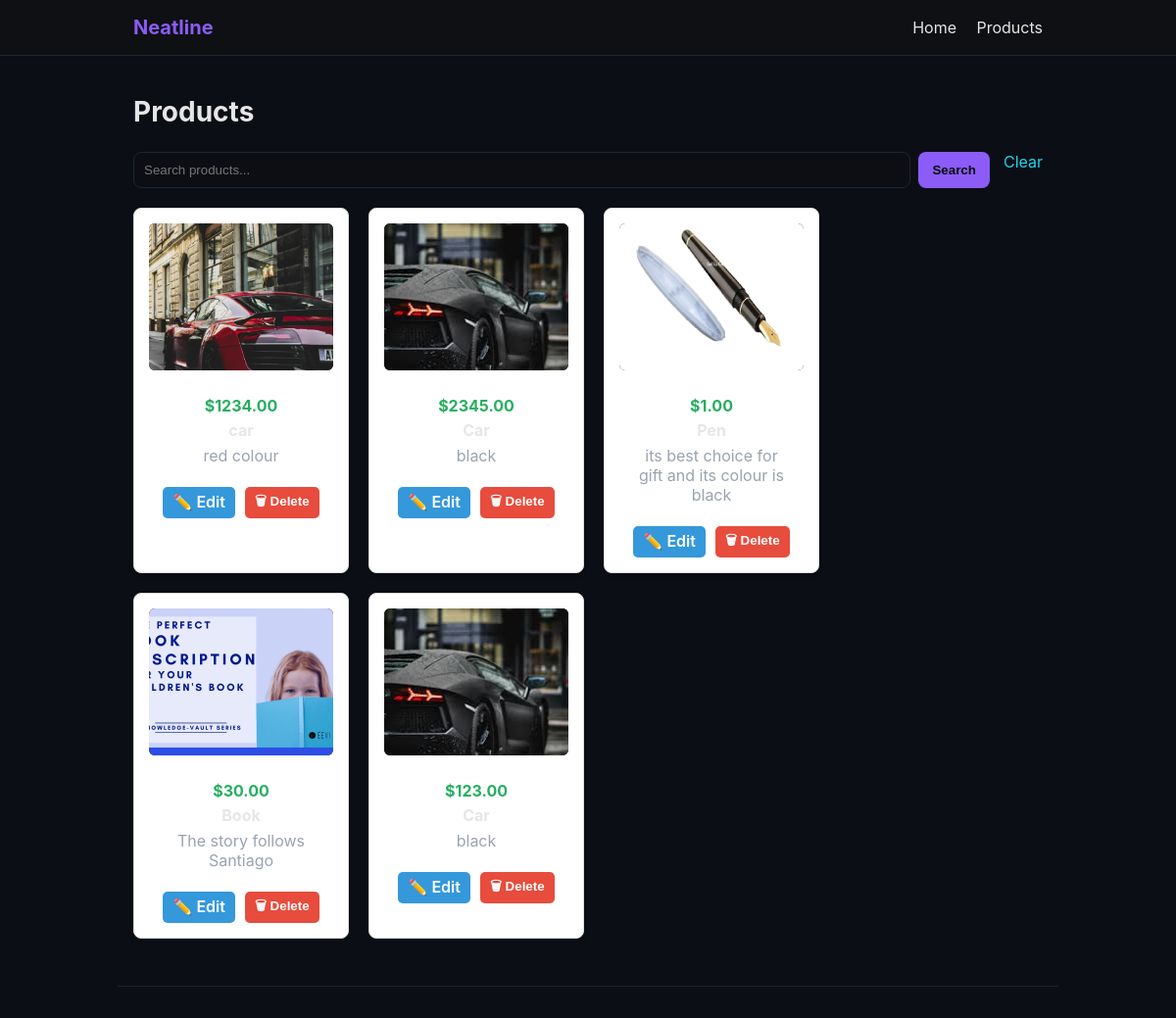
Screenshot of /products/ with the database file from the repository.
### shop/models.py (models this page shows, shortened)
class Product(models.Model):
    name = models.CharField(max_length=120)
    description = models.TextField(blank=True)
    price = models.DecimalField(max_digits=10, decimal_places=2)
    image = models.ImageField(upload_to='products/', blank=True, null=True)
    created_at = models.DateTimeField(auto_now_add=True)

### shop/views.py (the view)
# urls.py: path('products/', views.product_list, name='product_list'),
def product_list(request):
    products = Product.objects.all()
    return render(request, 'products.html', {'products': products})

### shop/templates/products.html (shortened to what this page needs)
{% extends 'base.html' %}
{% block content %}
<h1>Products</h1>
<form method="get" class="search-bar">
  <input type="text" name="q" value="{{ q }}" placeholder="Search products..." />
  <button class="btn" type="submit">Search</button>
  <a class="link" href="/products/">Clear</a>
</form>
<div class="grid">
  {% for p in products %}
    <div class="product-card">
      {% if p.image %}
        <img src="{{ p.image.url }}" alt="{{ p.name }}" />
      {% else %}
        <div class="placeholder">No Image</div>
      {% endif %}
      <div class="product-info">
        <div class="price">${{ p.price }}</div>
        <div><strong>{{ p.name }}</strong></div>
        <div class="desc">{{ p.description|default:'No description' }}</div>
      </div>
      <div class="actions">
        <a href="{% url 'product_update' p.pk %}" class="btn btn-edit">✏️ Edit</a>
        <form method="post" action="{% url 'product_delete' p.pk %}" style="margin:0;">
          <button type="submit" class="btn btn-delete" onclick="return confirm('Are you sure you want to delete {{ p.name }}?');">
            🗑 Delete
          </button>
        </form>
      </div>
    </div>
  {% empty %}
    <p>No products found.</p>
  {% endfor %}
</div>
{% endblock %}

### shop/templates/base.html (shortened to what this page needs)
<!doctype html>
<html lang="en">
<head>
  <link rel="stylesheet" href="/static/styles.css" />
</head>
<body>
  <header class="navbar">
    <div class="container nav-content">
      <a class="brand" href="/">Neatline</a>
      <nav>
        <a href="/">Home</a>
        <a href="/products/">Products</a>
      </nav>
    </div>
  </header>
  <main class="container">
    {% block content %}{% endblock %}
  </main>
  <footer class="container footer">
  </footer>
</body>
</html>

### shop/static/styles.css (style rules this page uses)
:root { --bg: #0b0e14; --card: #111520; --text: #e6e6e6; --muted: #9aa3af; --border: #1f2533; --brand: #8b5cf6; --accent: #22d3ee; }
* { box-sizing: border-box; }
body { margin: 0; font-family: Inter, system-ui, -apple-system, Segoe UI, Roboto, Helvetica, Arial, sans-serif; background: var(--bg); color: var(--text); }
.container { width: 100%; max-width: 960px; margin: 0 auto; padding: 16px; }
.navbar { border-bottom: 1px solid var(--border); position: sticky; top: 0; background: rgba(15,17,21,0.9); backdrop-filter: blur(8px); }
.nav-content { display: flex; align-items: center; justify-content: space-between; }
.brand { font-weight: 700; color: var(--brand); text-decoration: none; font-size: 20px; }
nav a { color: var(--text); margin-left: 16px; text-decoration: none; }
h1 { font-size: 28px; margin: 24px 0; }
.btn { background: var(--brand); color: #0a0b0f; border: none; padding: 10px 14px; border-radius: 8px; cursor: pointer; font-weight: 600; }
.search-bar { display: flex; gap: 8px; margin-bottom: 12px; }
.search-bar input { flex: 1; padding: 10px; border-radius: 8px; border: 1px solid var(--border); background: #0c0e13; color: var(--text); }
.link { color: var(--accent); text-decoration: none; margin-left: 6px; }
.grid { display: grid; grid-template-columns: repeat(auto-fill, minmax(220px, 1fr)); gap: 14px; }
.product-card { background: var(--card); border: 1px solid var(--border); border-radius: 10px; overflow: hidden; }
.product-card img { width: 100%; height: 160px; object-fit: cover; background: #0c0e13; }
.product-info { padding: 12px; }
.price { color: var(--brand); font-weight: 700; }
.desc { color: var(--muted); margin-top: 6px; }
.footer { border-top: 1px solid var(--border); margin-top: 32px; }

### shop/templates/products.html (style rules this page uses)
.grid { display: flex; flex-wrap: wrap; gap: 20px; margin-top: 20px; }
.product-card { background: #fff; border: 1px solid #ddd; border-radius: 8px; width: 220px; padding: 15px; box-shadow: 0 2px 5px rgba(0,0,0,0.1); text-align: center; }
.product-card img { max-width: 100%; height: 150px; object-fit: cover; border-radius: 6px; }
.product-info { margin-top: 10px; }
.price { color: #27ae60; font-weight: bold; margin-bottom: 5px; }
.actions { display: flex; justify-content: center; gap: 10px; margin-top: 10px; }
.btn-edit { background-color: #3498db; color: white; padding: 5px 10px; border-radius: 5px; text-decoration: none; }
.btn-delete { background-color: #e74c3c; color: white; padding: 5px 10px; border-radius: 5px; text-decoration: none; border: none; cursor: pointer; }

### rows the page displays
Product: image (picture), price "1234.00", name "car", description "red colour"
Product: image (picture), price "2345.00", name "Car", description "black"
Product: image (picture), price "1.00", name "Pen", description "its best choice for gift and its colour is black"
Product: image (picture), price "30.00", name "Book", description "The story follows Santiago"
Product: image (picture), price "123.00", name "Car", description "black"
